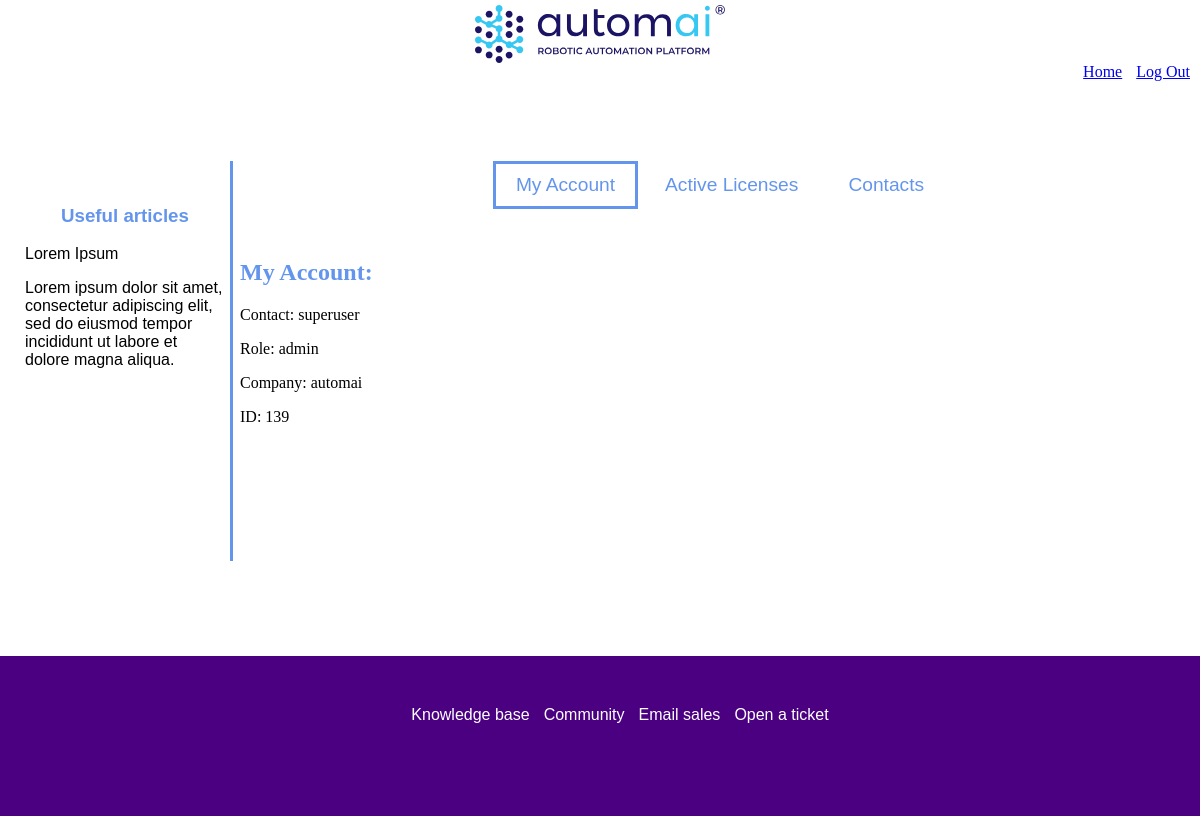
/contacts/client-portal (signed in), run on the app's committed database.
### manage_contacts/models.py (models this page shows, shortened)
class Contact(models.Model):
    phone = models.IntegerField(null=True)
    creation_date = models.DateTimeField("Date Created", null=True)
    ROLE_CHOICES = [('admin', 'admin'), ('user', 'user')]
    role = models.CharField(max_length=50, choices=ROLE_CHOICES, null=True)
    STATUS_CHOICES = [('active', 'active'), ('removed', 'removed')]
    status = models.CharField(max_length=50, choices=STATUS_CHOICES, null=True)
    organization = models.ForeignKey(Organization, on_delete=models.CASCADE, null=True)
    user = models.OneToOneField(User, unique=True, on_delete=models.CASCADE, null=True)

class Organization(models.Model):
    ORG_TYPE_CHOICES = [('customer', 'customer'), ('customer', 'partner')]
    org_type = models.CharField(max_length=50, choices=ORG_TYPE_CHOICES, null=True)
    org_name = models.CharField(max_length=50, unique=True)
    domain = models.CharField(max_length=50)
    def __str__(self):
        return self.org_name

### manage_contacts/views.py (the view)
# urls.py: path('client-portal', views.client_portal, name="client_portal"),
@login_required
def client_portal(request):
    current_user = request.user
    user_id = current_user.id
    contact_data = Contact.objects.filter(user=user_id).get()
    org_id = contact_data.organization.id
    product_entitlements = Entitlement.objects.filter(organization=org_id)
    product_choices = []
    for entitlement in product_entitlements:
        product_choices.append((entitlement.product.product_name, entitlement.product.product_name))
    contact_header = get_contact_header()
    contact_choice_list = get_choice_list(contact_header)
    except_list = ["empty_column", "check_box", "delete_button"]
    for choice in contact_choice_list:
        if choice in except_list:
            contact_choice_list.remove(choice)
    contact_search_form = SearchChoiceForm(auto_id='contact_search_form_%s', choice_list=contact_choice_list)
    if request.POST.get("save-license"):
        license_choice_form = ChoiceForm(request.POST, choice_list=product_choices)
        if license_choice_form.is_valid():
            user_query = request.POST
            product_choice = user_query.get('choice_field')
            return download_license_package(request, product_choice, product_entitlements)
    else:
        license_choice_form = ChoiceForm(choice_list=product_choices)
    context = {'license_choice_form':license_choice_form, 'contact_data':contact_data, 'contact_search_form':contact_search_form}
    return render(request, "manage_contacts/client-portal.html", context)

### manage_contacts/services.py (called while the page is built)
def get_choice_list(model_header):
    choice_list = []
    except_list = ["empty_column", "check_box", "delete_button"]
    for key in model_header:
        if key not in except_list:
            choice_list.append((key, model_header[key]))
    return choice_list

def get_contact_header():
    contact_header = {"empty_column":"<pre>    </pre>",
                      'username':'User',
                      'first_name':'First Name',
                      'last_name':'Last Name',
                      'email':'Email',
                      'role':'Role',
                      'status':'Status',
                      'org_name':'Organization',
                      'edit_button':'',
                       "delete_button":"",
                    }
    return contact_header

### manage_contacts/templates/manage_contacts/client-portal.html (shortened to what this page needs)
{% extends "base.html" %}
{% block head %}
{% load static %}
<link rel="stylesheet" type="text/css" href="{% static 'manage_contacts/css/style.css' %}">
{% endblock head %}
{% block main %}
<div class="info-border">
  <div class="tab">
      <button class="js-tablinks" id="js-default-open" onclick="changePage(event, 'account-tab')">My Account</button>
      <button class="js-tablinks" id="js-default-open" onclick="changePage(event, 'products-tab')">Active Licenses</button>
      <button class="js-tablinks" onclick="changePage(event, 'contacts-tab')">Contacts</button>
  </div>
  <div id="account-tab" class="js-tabcontent">
    <h2>My Account:</h2>
    <p>Contact: {{ contact_data.user.username }}</p>
    <p>Role: {{ contact_data.role }}</p>
    <p>Company: {{ contact_data.organization }}</p>
    <p>ID: {{ contact_data.user.id }}</p>
  </div>
</div>
{% endblock main%}

### static/css/licensepgm/style.css (style rules this page uses)
html, body { min-height: 100%; overflow-x: hidden; margin:0; }
h1, h2, h3 { color: cornflowerblue; }
.info-border { margin-left:230px; height: 100%; min-height: 50vh; border-left:3px solid cornflowerblue; }
.js-tabcontent { display: none; }
.tab { background-color: inherit; overflow:hidden; margin-bottom: 50px; text-align: center; }
.tab button { border: 3px solid white; background-color: white; color:cornflowerblue; font-size:larger; float: center; outline:none; padding: 10px 20px; cursor: pointer; }
.tab button.active { border:3px solid cornflowerblue; }

### data on the page
Contact: user.username "superuser", role "admin", organization "automai", user.id "139"
